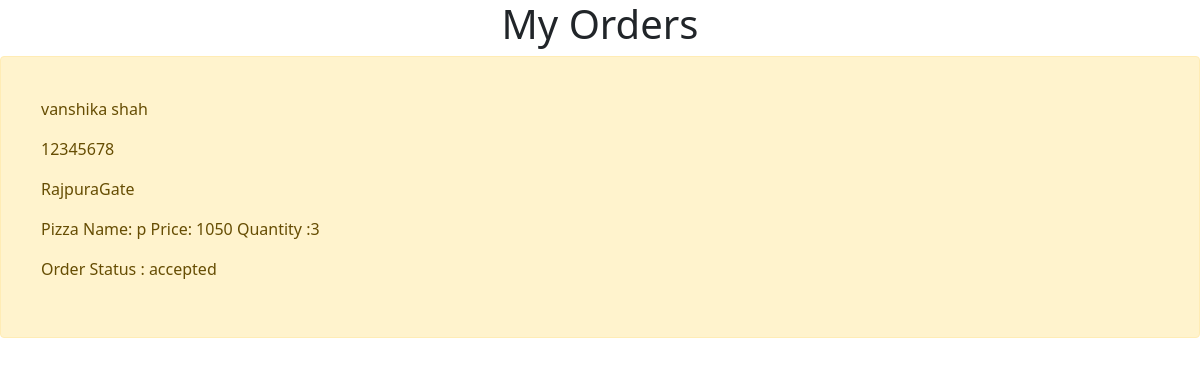
Screenshot of /userorders/ (signed in) with the database file from the repository.
### pizzaapp/models.py (models this page shows)
class OrderModel(models.Model):
    username = models.CharField(max_length = 10)
    phoneno = models.CharField(max_length = 10)
    address = models.CharField(max_length = 10)
    orderitems = models.CharField(max_length = 10)
    status = models.CharField(max_length = 10)

### pizzaapp/views.py (the view)
# urls.py: path('userorders/',userorders),
def userorders(request):
    if not request.user.is_authenticated:
        return redirect('userloginpage')
    orders = OrderModel.objects.filter(username = request.user.username)
    context = {'orders':orders}
    return render(request,'userorder.html',context)

### templates/userorder.html
{% extends 'base.html' %}
{% block content %}
<h1 style="text-align: center">My Orders</h1>
{% for order in orders %}
<div style="padding: 40px" class="alert alert-warning" role="alert">
  <p>{{order.username}}</p>
  <p>{{order.phoneno}}</p>
  <p>{{order.address}}</p>
  <p>{{order.orderitems}}</p>
  <p>Order Status : {{order.status}}</p>
</div>
{% endfor %}
{% endblock %}

### rows the page displays
OrderModel: username "vanshika shah", phoneno "12345678", address "RajpuraGate", orderitems "Pizza Name: p Price: 1050 Quantity :3", status "accepted"
